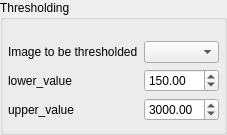
         <widget class="QGroupBox" name="groupBox_11">
          <property name="title">
           <string>Thresholding</string>
          </property>
          <layout class="QGridLayout" name="gridLayout_14">
           <property name="leftMargin">
            <number>5</number>
           </property>
           <property name="topMargin">
            <number>21</number>
           </property>
           <property name="rightMargin">
            <number>5</number>
           </property>
           <item row="0" column="1">
            <widget class="QComboBox" name="thre_selector"/>
           </item>
           <item row="1" column="0">
            <widget class="QLabel" name="label_33">
             <property name="text">
              <string>lower_value</string>
             </property>
            </widget>
           </item>
           <item row="2" column="0">
            <widget class="QLabel" name="label_34">
             <property name="text">
              <string>upper_value</string>
             </property>
            </widget>
           </item>
           <item row="1" column="1">
            <widget class="QDoubleSpinBox" name="in_lower_value">
             <property name="minimum">
              <double>-2000.000000000000000</double>
             </property>
             <property name="maximum">
              <double>4000.000000000000000</double>
             </property>
             <property name="value">
              <double>150.000000000000000</double>
             </property>
            </widget>
           </item>
           <item row="2" column="1">
            <widget class="QDoubleSpinBox" name="in_upper_value">
             <property name="minimum">
              <double>-2000.000000000000000</double>
             </property>
             <property name="maximum">
              <double>4000.000000000000000</double>
             </property>
             <property name="value">
              <double>3000.000000000000000</double>
             </property>
            </widget>
           </item>
           <item row="0" column="0">
            <widget class="QLabel" name="label_28">
             <property name="text">
              <string>Image to be thresholded</string>
             </property>
            </widget>
           </item>
          </layout>
         </widget>
